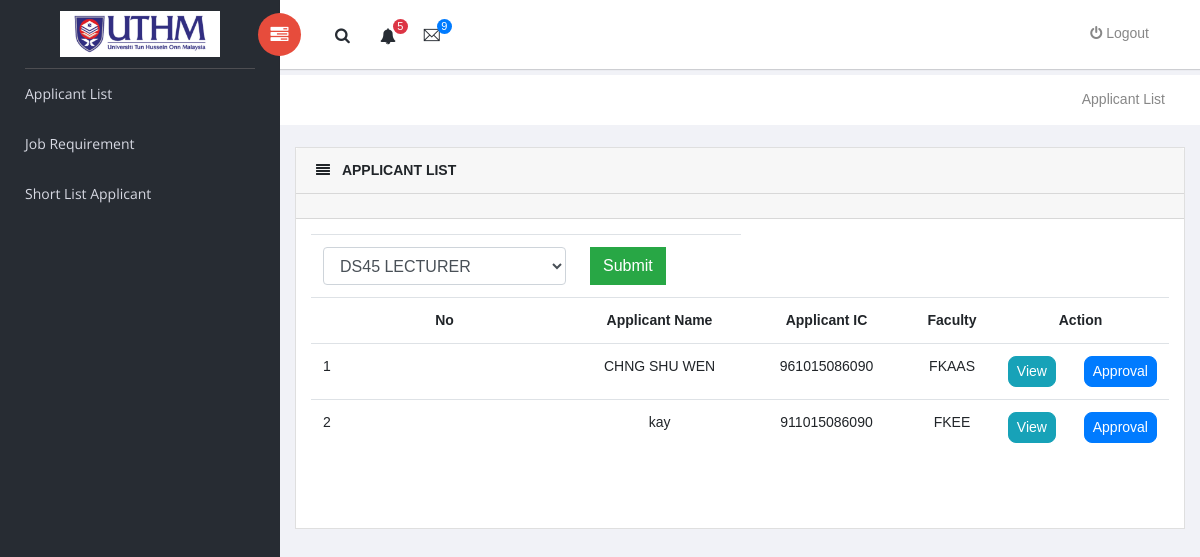
Page /dropdown/ff.php on the earlier database version.
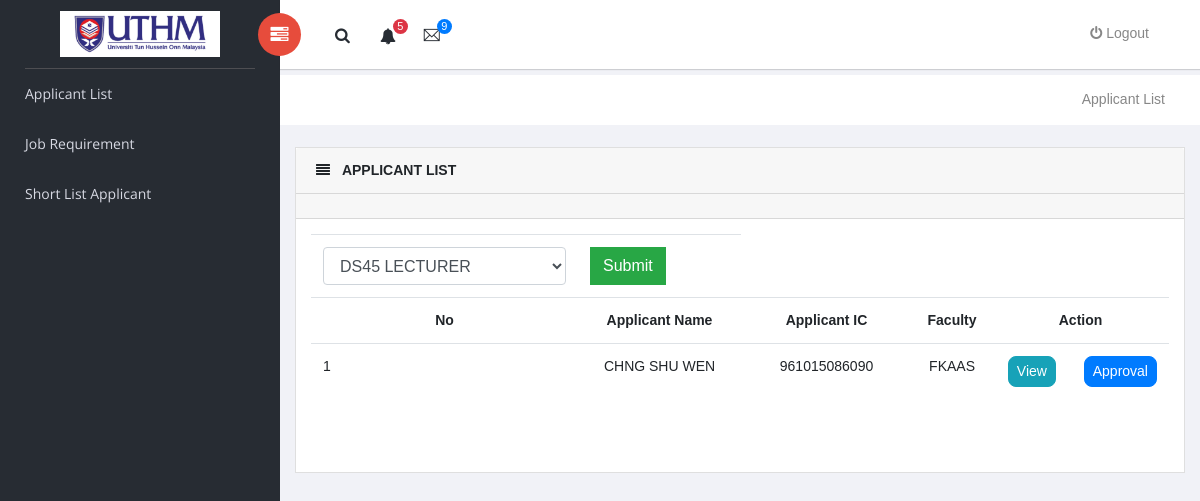
Same page on the later database version.
### tables this page shows
CREATE TABLE `position` (
  `Choose_Position_Id` int(2) NOT NULL,
  `user_Ic` char(13) NOT NULL,
  `faculty` varchar(50) NOT NULL,
  `app_post1` varchar(50) NOT NULL,
  `Position_checklist` int(2) NOT NULL DEFAULT '0',
  `Created_date` timestamp NOT NULL DEFAULT CURRENT_TIMESTAMP,
  `Modified_date` timestamp NOT NULL DEFAULT CURRENT_TIMESTAMP ON UPDATE CURRENT_TIMESTAMP
);

CREATE TABLE `applicant` (
  `Applicant_Id` int(2) NOT NULL,
  `user_Ic` char(13) NOT NULL,
  `Applicant_Name` varchar(50) NOT NULL,
  `Applicant_Add` varchar(100) NOT NULL,
  `Applicant_Email` varchar(50) NOT NULL,
  `Applicant_NoTel` int(11) NOT NULL,
  `Applicant_Age` int(2) NOT NULL,
  `Applicant_gender` varchar(10) NOT NULL,
  `Applicant_DOB` date NOT NULL,
  `Applicant_POB` varchar(50) NOT NULL,
  `Applicant_Citizen` varchar(50) NOT NULL,
  `Applicant_Religion` varchar(50) NOT NULL,
  `Applicant_Nation` varchar(50) NOT NULL,
  `Applicant_MaritalStatus` varchar(50) NOT NULL,
  `Applicant_Height` float NOT NULL,
  `Applicant_Weight` float NOT NULL,
  `Applicant_NoHP` int(11) NOT NULL,
  `Applicant_VLC` varchar(10) NOT NULL,
  `Mom_Name` varchar(50) NOT NULL,
  `Mom_Ic` char(13) NOT NULL,
  `Dad_Name` varchar(50) NOT NULL,
  `Dad_Ic` char(13) NOT NULL,
  `Spouse_name` varchar(50) NOT NULL,
  `Applicant_checklist` int(2) NOT NULL DEFAULT '0',
  `Created_date` timestamp NOT NULL DEFAULT CURRENT_TIMESTAMP,
  `Modified_date` timestamp NOT NULL DEFAULT CURRENT_TIMESTAMP ON UPDATE CURRENT_TIMESTAMP
);

### dropdown/ff.php (the view, shortened to what the changed rows need)
<?php
$db = db_connect();
?>
<!doctype html>
<html class="no-js" lang="en">
    <link rel="stylesheet" href="vendors/bootstrap/dist/css/bootstrap.min.css">
    <link rel="stylesheet" href="vendors/font-awesome/css/font-awesome.min.css">
    <link rel="stylesheet" href="vendors/themify-icons/css/themify-icons.css">
    <link rel="stylesheet" href="vendors/flag-icon-css/css/flag-icon.min.css">
    <link rel="stylesheet" href="vendors/selectFX/css/cs-skin-elastic.css">
    <link rel="stylesheet" href="assets/css/style.css">
</head>
   <div id="right-panel" class="right-panel">
    <form class="form-inline"  method="post" enctype="multipart/form-data" >
         <div class="content mt-3">
            <div class="animated">
                <div class="card">
                    <div class="card-body">
                                <table class="table">
                                    <tbody>
									 <tr>
                                            <th scope="col"><select id='app_post1' class="form-control" name='app_post'>
												 <option value="1">DS45 LECTURER</option>
                                                 </select></th>
											 <th><button id='verify' class="btn btn-success">Submit</button>
                                        </tr>
										<tr >
										  <th scope="col" ><label for="no">No</label></th>
										  <th scope="col" ><label for="Applicant_Name">Applicant Name</label></th>
										  <th scope="col" ><label for="user_Ic">Applicant IC</label></th>
										  <th scope="col" ><label for="faculty">Faculty</label></th>
										  <th colspan="3" scope="col" ><label for="action">Action</label></th>
										</tr>
										<?php
								$qlist = "SELECT * FROM position LEFT JOIN applicant ON position.user_Ic = applicant.user_Ic;";
								$reslist = $db->query($qlist);
							    $count=0;
								  while($rowlist = $reslist->fetch_assoc()) {
												if ($rowlist['app_post1'] == 'DS45 LECTURER'){
										       $count++;
										   echo "<tr>";
												echo"<td style='width:5%'>" .$count."</td>";
												echo"<td style='width:25%' align='center'>" .$rowlist['Applicant_Name']." </td>";
												echo"<td style='width:25%' align='center'>" .$rowlist['user_Ic']."</td>";
												echo"<td style='width:10%' align='center'>" .$rowlist['faculty']."</td>";
												echo"<td style='width:10%' align='center'><a style='border-radius: 8px;' class='btn btn-info btn-sm' href ='viewlistOff.php?user_Ic=$rowlist[user_Ic]'>View</a></td>";
												echo"<td style='width:10%' align='center'><a style='border-radius: 8px;' class='btn btn-primary btn-sm' href ='officerdecision.php?Applicant_Name=$rowlist[Applicant_Name] & user_Ic=$rowlist[user_Ic] '>Approval</a></td>";
												echo "</tr>";
										   }
								 }
?>
                                    </tbody>
                                </table>
                            </div>
							<br/>
					<br/>
                </div>
            </div>
        </div>
   </form>
   <br>
   </div>
</body>
</html>

Differences in the rows shown:
removed position: applicant.Applicant_Name "kay", applicant.user_Ic "911015086090", faculty "FKEE"
